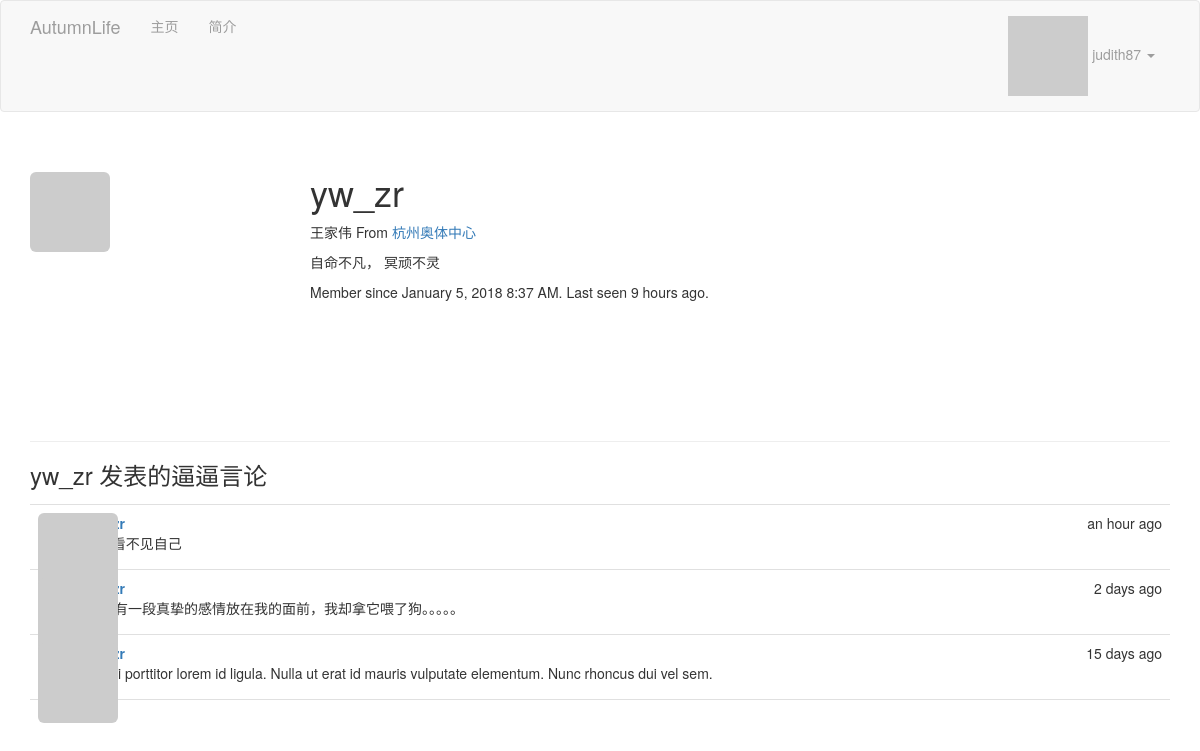
Screenshot of /user/yw_zr (signed in) with the database file from the repository.
### app/models.py (models this page shows, shortened)
class User(UserMixin, db.Model):
    __tablename__ = 'users'
    id = db.Column(db.Integer, primary_key=True)
    email = db.Column(db.String(64), unique=True, index=True)
    username = db.Column(db.String(64), unique=True, index=True)
    role_id = db.Column(db.Integer, db.ForeignKey('roles.id'))
    sex = db.Column(db.Integer, default=1)
    password_hash = db.Column(db.String(128))
    confirmed = db.Column(db.Boolean, default=False)
    name = db.Column(db.String(64))
    location = db.Column(db.String(64))  # 所在地
    about_me = db.Column(db.Text())  # 自我介绍
    member_since = db.Column(db.DateTime(),  default=datetime.now) # 注册日期
    last_seen = db.Column(db.DateTime(), default=datetime.now)  # 最后访问日期
    avatar_hash = db.Column(db.String(32))
    posts = db.relationship('Post', backref='author', lazy='dynamic')
    @property
    def password(self):     # 试图读取password的值将会报错
        raise AttributeError('password is not a readable attribute')
    def can(self, permissions):
        return self.role is not None and self.role.permissions \
               and permissions and\
               (self.role.permissions & permissions) == permissions
    def is_administrator(self):
        return self.can(Permission.ADMINISTER)
    def ping(self):
        self.last_seen = datetime.utcnow()
        db.session.add(self)
    def gravatar(self, size=100, default='identicon', rating='g'):
        if request.is_secure:
            url = 'https://secure.gravatar.com/avatar'
        else:
            url = 'http://www.gravatar.com/avatar'
        hhash = self.avatar_hash or hashlib.md5(self.email.encode('utf-8')).hexdigest()
        return '{url}/{hhash}?s={size}&d={default}&r={rating}'.format(
            url=url, hhash=hhash, size=size, default=default, rating=rating
        )

class Post(db.Model):
    __tablename__='posts'
    id = db.Column(db.Integer, primary_key=True)
    body = db.Column(db.Text)
    timestamp = db.Column(db.DateTime, index=True, default=datetime.now)
    author_id = db.Column(db.Integer, db.ForeignKey('users.id'))

### app/main/views.py (the view)
@main.route('/user/<username>')
def user(username):
    user = User.query.filter_by(username=username).first()
    if user is None:
        abort(404)
    posts = user.posts.order_by(Post.timestamp.desc()).all()
    return render_template('user.html', user=user, posts=posts)

### app/auth/views.py (called while the page is built)
@auth.before_app_request
def before_request():
    if current_user.is_authenticated:
        current_user.ping()
        if not current_user.confirmed \
                and request.endpoint[:5] != 'auth.' \
                and request.endpoint != 'static':
            return redirect(url_for('auth.unconfirmed'))

### app/main/__init__.py (called while the page is built)
@main.app_context_processor
def inject_permissions():
    return dict(Permission=Permission)

### app/models.py (called while the page is built)
@login_manager.user_loader
def load_user(user_id):         # 加载用户的回调函数
    return User.query.get(int(user_id))

### app/templates/user.html (shortened to what this page needs)
{% extends "base.html" %}
{% block page_content %}
<div class="page-header">
    <img class="img-rounded profile-thumbnail" src="{{ user.gravatar(size=256) }}">
    <div class="profile-header">
        <h1>{{ user.username }}</h1>
        {% if user.name or user.location %}
        <p>
            {% if user.name %}{{ user.name }}{% endif %}
            {% if user.location %}
                From <a href="http://maps.google.com/?q={{ user.location }}">
                    {{ user.location }}
                </a>
            {% endif %}
        </p>
        {% endif %}
        {% if user.about_me %}<p>{{ user.about_me }}</p>{% endif %}
        <p>
            Member since {{ moment(user.member_since).format('LLL') }}.
            Last seen {{ moment(user.last_seen).fromNow() }}.
        </p>
    </div>
</div>
<h3>{{ user.username }} 发表的逼逼言论</h3>
{% include '_posts.html' %}
{% endblock %}

### app/templates/base.html (shortened to what this page needs)
{% extends "bootstrap/base.html" %}
{% block head %}
    {{ super() }}
    <link rel="stylesheet" type="text/css" href="{{ url_for('static', filename='styles.css') }}">
{% endblock %}
{% block navbar %}
    <div class="navbar navbar-inverse" role="navigtion">
    <div class="container">
        <div class="navbar-header">
            <a href="/" class="navbar-brand">AutumnLife</a>
        </div>
        <div class="navbar-collapse collapse">
            <ul class="nav navbar-nav">
                <li><a href="/">主页</a></li>
                {% if current_user.is_authenticated %}
                <li>
                    <a href="{{ url_for('main.user', username=current_user.username) }}">简介</a>
                </li>
                {% endif %}
            </ul>
            <ul class="nav navbar-nav navbar-right">
                {% if current_user.is_authenticated %}
                <li class="dropdown">
                    <a href="#" class="dropdown-toggle" data-toggle="dropdown">
                        <img src="{{ current_user.gravatar(size=35) }}">
                        {{ current_user.username }} <b class="caret"></b>
                    </a>
                </li>
                {% else %}
                <li><a href="{{ url_for('auth.login') }}">登录</a></li>
                {% endif %}
            </ul>
        </div>
    </div>
</div>
{% endblock %}
{% block content %}
    <div class="container">
    {% block page_content %}{% endblock %}
    </div>
{% endblock %}

### app/templates/_posts.html (shortened to what this page needs)
<ul class="posts">
{% for post in posts %}
<li class="post">
    <div class="profile-thumbnail">
    <a href="{{ url_for('.user', username=post.author.username) }}">
        <img class="img-rounded profile-thumbnail" src="{{ post.author.gravatar(size=40) }}">
    </a>
    </div>
    <div class="post-content">
    <div class="post-date">{{ moment(post.timestamp).fromNow() }}</div>
    <div class="post-author">
        <a href="{{ url_for('.user', username=post.author.username) }}">
        </a>
    </div>
    <div class="post-body">{{ post.body }}</div>
    </div>
</li>
{% endfor %}
</ul>

### app/static/styles.css (style rules this page uses)
.navbar-inverse { background-color: #f8f8f8; border-color: #e7e7e7; }
.profile-thumbnail { position: absolute; }
.profile-header { min-height: 260px; margin-left: 280px; }
ul.posts { list-style-type: none; padding: 0px; margin: 16px 0px 0px 0px; border-top: 1px solid #e0e0e0; }
ul.posts li.post { padding: 8px; border-bottom: 1px solid #e0e0e0; }
div.post-date { float: right; }
div.post-author { font-weight: bold; }
div.post-content { margin-left: 48px; min-height: 48px; }

### rows the page displays
User: username "judith87"
User: username "yw_zr", name "王家伟", location "杭州奥体中心", about_me "自命不凡， 冥顽不灵", member_since "January 5, 2018 8:37 AM", last_seen "9 hours ago"
Post: timestamp "an hour ago", body "# 我看不见自己"
Post: timestamp "2 days ago", body "曾经有一段真挚的感情放在我的面前，我却拿它喂了狗。。。。。"
Post: timestamp "15 days ago", body "Morbi porttitor lorem id ligula. Nulla ut erat id mauris vulputate elementum. Nunc rhoncus dui vel sem."
